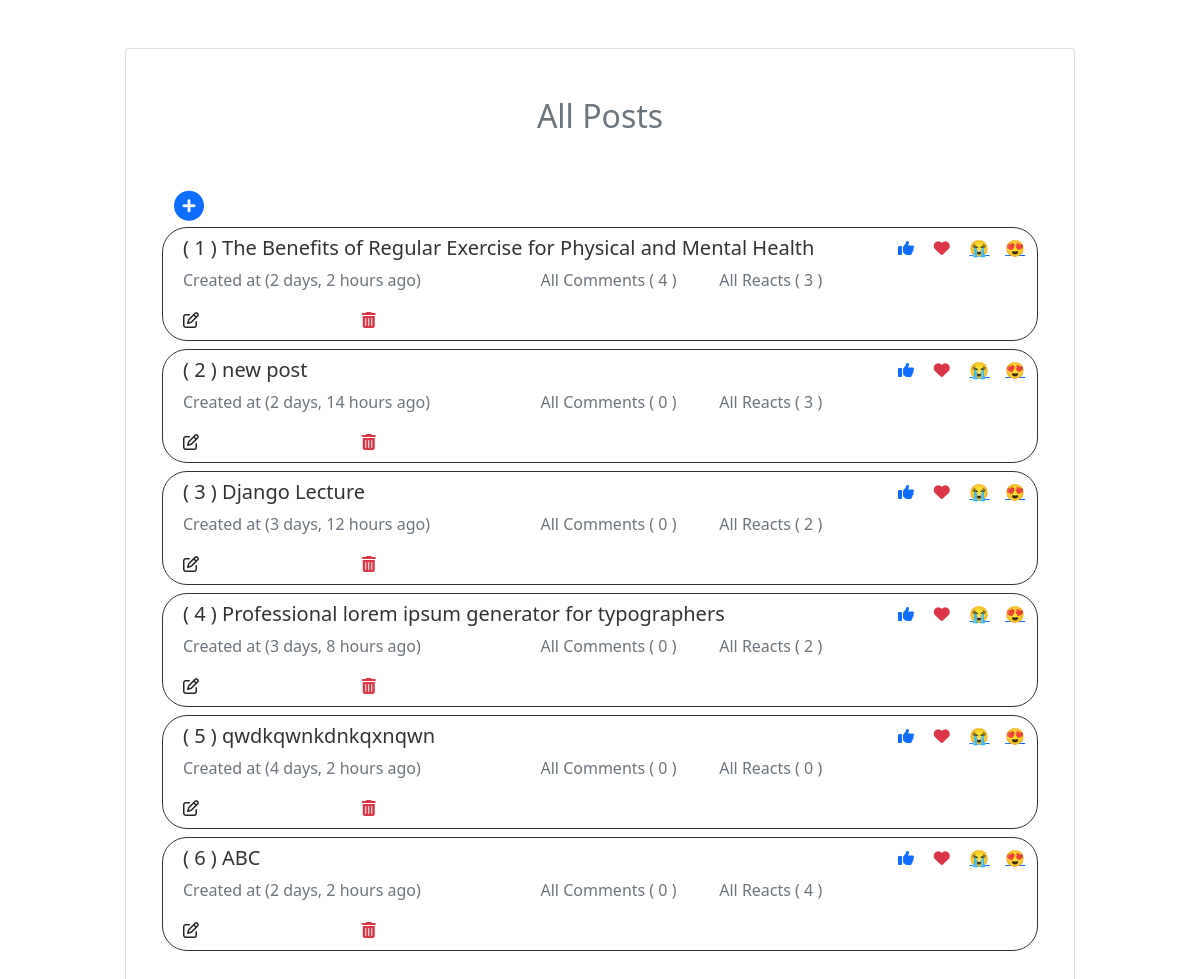
/home/, run on the app's committed database.
### myapp/models.py (models this page shows, shortened)
class Posts(models.Model):
    title = models.CharField(max_length=200)
    content = models.TextField()
    created_at = models.DateTimeField(auto_now_add=True,verbose_name="post created at",null=True)
    class Meta:
        verbose_name_plural = "Our Posts"

### myapp/views.py (the view)
# urls.py: path('home/',PostsPageView.as_view(),name='home'),
class PostsPageView(ListView):
    model = Posts
    context_object_name = 'posts'
    template_name='home.html'

### myapp/templates/home.html (shortened to what this page needs)
<!doctype html>
{% load bootstrap5 %}
<html lang="en">
  <head>
    <link href="https://cdn.jsdelivr.net/npm/bootstrap@5.0.2/dist/css/bootstrap.min.css" rel="stylesheet">
  </head>
  <body>
    <div class="container">
        <div class="row  pt-5">
            <div class="col-md-10 card p-5 mx-auto">
                <h2 class="text-center pb-5 text-muted">
                    All Posts
                </h2>
                <div class="row">
                    <div class="col-md-4">
                        <a href="{% url 'myapp:post_add' %}" class=""><i class="fas fa-plus-circle" style="font-size: 30px;"></i></a>
                    </div>
                </div>
                {% for post in posts  %}
                <div class="row my-1 p-2" style="border:1px solid #333; border-radius: 25px;">
                   <div class="col-md-10">
                        <h5 class="text-dark"><a href="{% url 'myapp:post_details' post.id %}" style="text-decoration: none;color:#333;">( {{forloop.counter}} ) {{post.title}}</a></h5>
                        <div class="row">
                            <div class="col-md-6">
                                <p class="text-muted">Created at ({{post.created_at|timesince}} ago)</p>
                            </div>
                            <div class="col-md-3">
                                <p class="text-muted">All Comments ( {{post.comments_set.all.count}} )</p>
                            </div>
                            <div class="col-md-3">
                                <p class="text-muted">All Reacts ( {{post.postreact_set.all.count}} )</p>
                            </div>
                        </div>
                        <div class="row">
                            <div class="col-md-6">
                                <div class="row">
                                    <div class="col-md-6"><a href="{% url 'myapp:post_edit' post.id %}"><i class="fa fa-edit text-dark" aria-hidden="true"></i></a></div>
                                    <div class="col-md-6"><a href="{% url 'myapp:post_delete' post.id %}"><i class="fa fa-trash text-danger" aria-hidden="true"></i></a></div>
                                </div>
                            </div>
                        </div>
                   </div>
                   <div class="col-md-2">
                        <div class="row">
                            <div class="col-md-3"><a href="{% url 'myapp:post_react' post.id %}?react=LIKE"><i class="fas fa-thumbs-up"></i></a></div>
                            <div class="col-md-3"><a href="{% url 'myapp:post_react' post.id %}?react=LOVE"><i class="fas fa-heart text-danger"></i></a></div>
                            <div class="col-md-3"><a href="{% url 'myapp:post_react' post.id %}?react=SAD"> &#128557;</a></div>
                            <div class="col-md-3"><a href="{% url 'myapp:post_react' post.id %}?react=CARE">&#128525;</a></div>
                        </div>
                   </div>
                </div>
               {% endfor %}
            </div>
        </div>
    </div>
  </body>
</html>

### data on the page
Posts: title "The Benefits of Regular Exercise for Physical and Mental Health", created_at "2 days, 2 hours", comments_set.all.count "4", postreact_set.all.count "3"
Posts: title "new post", created_at "2 days, 14 hours", comments_set.all.count "0", postreact_set.all.count "3"
Posts: title "Django Lecture", created_at "3 days, 12 hours", comments_set.all.count "0", postreact_set.all.count "2"
Posts: title "Professional lorem ipsum generator for typographers", created_at "3 days, 8 hours", comments_set.all.count "0", postreact_set.all.count "2"
Posts: title "qwdkqwnkdnkqxnqwn", created_at "4 days, 2 hours", comments_set.all.count "0", postreact_set.all.count "0"
Posts: title "ABC", created_at "2 days, 2 hours", comments_set.all.count "0", postreact_set.all.count "4"
